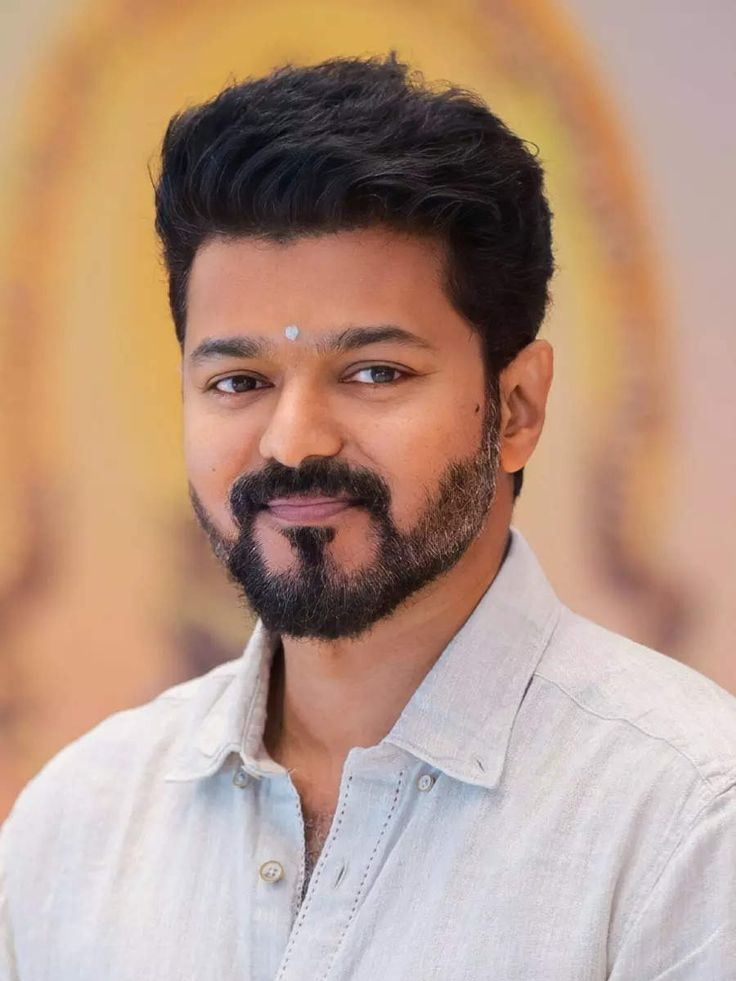
#> input picture vj.jpg, 736 x 981 px
$ python emoji_art.py vj.jpg
#> lines starting #> are read from the running program, lines starting #| are printed output that depends on the picture
#> in main, img is the input picture: PIL image 736x981 RGB; mean R, G, B 181.1, 150.6, 132.6
### braillepixel/emoji_art.py
#!/usr/bin/env python3
"""
Emoji Mosaic Generator
Convert images to emoji art using your chosen emoji
"""

from PIL import Image
import sys
import os
import argparse

# Common emoji sets for different styles
EMOJI_SETS = {
    'faces': ['😀', '😃', '😄', '😁', '😆', '😅', '😂', '🤣', '😊', '😇', '🙂', '🙃', '😉', '😌', '😍', '🥰'],
    'hearts': ['❤️', '🧡', '💛', '💚', '💙', '💜', '🖤', '🤍', '🤎', '💔', '❣️', '💕', '💞', '💓', '💗', '💖'],
    'nature': ['🌸', '🌺', '🌻', '🌹', '🌷', '🌿', '🍀', '🌾', '🌵', '🌲', '🌳', '🌴', '🌱', '🌿', '🍃', '🌺'],
    'geometric': ['⬛', '⬜', '🔲', '🔳', '◼️', '◻️', '▪️', '▫️', '🔸', '🔹', '🔶', '🔷', '🔴', '🟠', '🟡', '🟢'],
    'animals': ['🐱', '🐶', '🐭', '🐹', '🐰', '🦊', '🐻', '🐼', '🐨', '🐯', '🦁', '🐮', '🐷', '🐸', '🐙', '🦋'],
    'food': ['🍎', '🍊', '🍋', '🍌', '🍉', '🍇', '🍓', '🍑', '🍒', '🥥', '🥝', '🍅', '🥑', '🍆', '🥕', '🌽']
}

def resize_image(img, width_chars=80):
    """Resize image maintaining aspect ratio for emoji mosaic"""
#> called with width_chars = 80
    w, h = img.size
#> w = 736; h = 981
    # Emoji characters are roughly square in most terminals
    aspect_ratio = w / h
#> aspect_ratio = 0.75
    height_chars = int(width_chars / aspect_ratio)
#> height_chars = 106

    return img.resize((width_chars, height_chars), Image.BICUBIC)
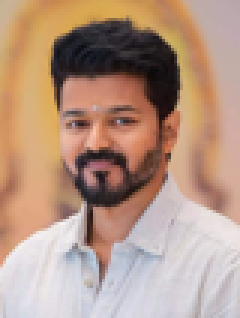
#> returned value: PIL image 80x106 RGB (shown 3 times larger); mean R, G, B 181.1, 150.6, 132.6

def image_to_emoji_mosaic(img, emoji_list=None, density_levels=16, on_emoji='🔥', off_emoji='⚪', binary_mode=False, threshold=128):
    """
    Convert grayscale image to emoji mosaic

    Args:
        img: PIL Image object
        emoji_list: List of emojis for gradient mode (deprecated, use binary_mode=False)
        density_levels: Number of density levels for gradient mode
        on_emoji: Emoji for "on" pixels in binary mode
        off_emoji: Emoji for "off" pixels in binary mode
        binary_mode: If True, use only on_emoji and off_emoji based on threshold
        threshold: Brightness threshold for binary mode (0-255)
    """
#> called with density_levels = 16, on_emoji = '🔥', off_emoji = '⚪', binary_mode = False, threshold = 128
    if img.mode != "L":
        img = img.convert("L")
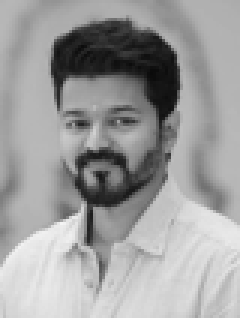
#> img: PIL image 80x106 L (shown 3 times larger); min 10, max 244, mean 157.7

    pixels = img.load()
    width, height = img.size
#> width = 80; height = 106

    if binary_mode:
        # Binary mode: use only on_emoji and off_emoji
        lines = []
        for y in range(height):
            line = []
            for x in range(width):
                pixel = pixels[x, y]
                # Use on_emoji for pixels above threshold, off_emoji for below
                emoji = on_emoji if pixel >= threshold else off_emoji
                line.append(emoji)
            lines.append(''.join(line))
        return '\n'.join(lines)
    else:
        # Gradient mode: use emoji_list with density levels
        if not emoji_list:
            emoji_list = ['⬛', '⬜']  # Default fallback

        # Create density map from emoji list
        if len(emoji_list) < density_levels:
            # Repeat emojis to reach desired density levels
            expanded_emoji = []
            for i in range(density_levels):
                expanded_emoji.append(emoji_list[i % len(emoji_list)])
            emoji_list = expanded_emoji
        else:
            # Use subset if too many emojis
            emoji_list = emoji_list[:density_levels]

        lines = []
        for y in range(height):
            line = []
            for x in range(width):
                pixel = pixels[x, y]
                # Map pixel brightness (0-255) to emoji index
                emoji_index = min(int(pixel / 256 * len(emoji_list)), len(emoji_list) - 1)
                line.append(emoji_list[emoji_index])
            lines.append(''.join(line))
#> after the loop, lines = 106 items

        return '\n'.join(lines)

# [69 lines left out: function text_to_emoji_art, not called in this run]

def parse_args():
    parser = argparse.ArgumentParser(description="Convert images or text to emoji art")
    parser.add_argument('input', help='Image path or text to convert')
    parser.add_argument('--mode', choices=['image', 'text'], default='image',
                       help='Convert image file or text string')
    parser.add_argument('--on-emoji', default='🔥',
                       help='Emoji for "on" pixels (foreground) in binary mode')
    parser.add_argument('--off-emoji', default='⚪',
                       help='Emoji for "off" pixels (background) in binary mode')
    parser.add_argument('--binary', action='store_true',
                       help='Use binary mode (on/off emojis only) instead of gradient')
    parser.add_argument('--threshold', type=int, default=128,
                       help='Brightness threshold for binary mode (0-255)')
    parser.add_argument('--emoji', help='Single emoji to use (legacy, use --on-emoji instead)')
    parser.add_argument('--emoji-set', choices=list(EMOJI_SETS.keys()),
                       help='Predefined emoji set to use (gradient mode)')
    parser.add_argument('--custom-emojis', help='Custom emoji list (comma-separated, gradient mode)')
    parser.add_argument('--width', type=int, default=80,
                       help='Width in characters')
    parser.add_argument('--list-sets', action='store_true',
                       help='List available emoji sets')

    return parser.parse_args()

def main():
    args = parse_args()

    if args.list_sets:
        print("Available emoji sets:")
        for name, emojis in EMOJI_SETS.items():
            print(f"  {name}: {' '.join(emojis[:10])}{'...' if len(emojis) > 10 else ''}")
        return

    if args.mode == 'text':
        # Use new improved text-to-emoji function
        on_emoji = args.on_emoji
        if args.emoji:  # Legacy support
            on_emoji = args.emoji

        result = text_to_emoji_art(
            args.input,
            on_emoji=on_emoji,
            off_emoji=args.off_emoji,
            width=args.width,
            binary_threshold=args.threshold
        )
        print(result)

    elif args.mode == 'image':
        if not os.path.isfile(args.input):
            print(f"Error: Image file not found: {args.input}")
            sys.exit(1)

        try:
            img = Image.open(args.input)
            img = resize_image(img, args.width)

            if args.binary:
                # Binary mode with on/off emojis
                result = image_to_emoji_mosaic(
                    img,
                    binary_mode=True,
                    on_emoji=args.on_emoji,
                    off_emoji=args.off_emoji,
                    threshold=args.threshold
                )
            else:
                # Gradient mode with emoji sets
                if args.custom_emojis:
                    emoji_list = args.custom_emojis.split(',')
                elif args.emoji_set:
                    emoji_list = EMOJI_SETS[args.emoji_set]
                elif args.emoji:
                    emoji_list = [args.emoji, ' ']  # Single emoji with space for contrast
                else:
                    emoji_list = EMOJI_SETS['geometric']  # Default

                result = image_to_emoji_mosaic(img, emoji_list=emoji_list, binary_mode=False)

            print(result)

        except Exception as e:
            print(f"Error processing image: {e}")
            sys.exit(1)

# [2 lines that do not run on import are left out]

### emoji_art.py
"""Backward-compat shim — the code now lives in braillepixel.emoji_art.

Kept so existing commands like `python emoji_art.py photo.jpg --width 60`
keep working. Prefer: `braillepixel emoji photo.jpg --width 60`.
"""

from braillepixel.emoji_art import *  # noqa: F401,F403
from braillepixel.emoji_art import main

if __name__ == "__main__":
    main()
